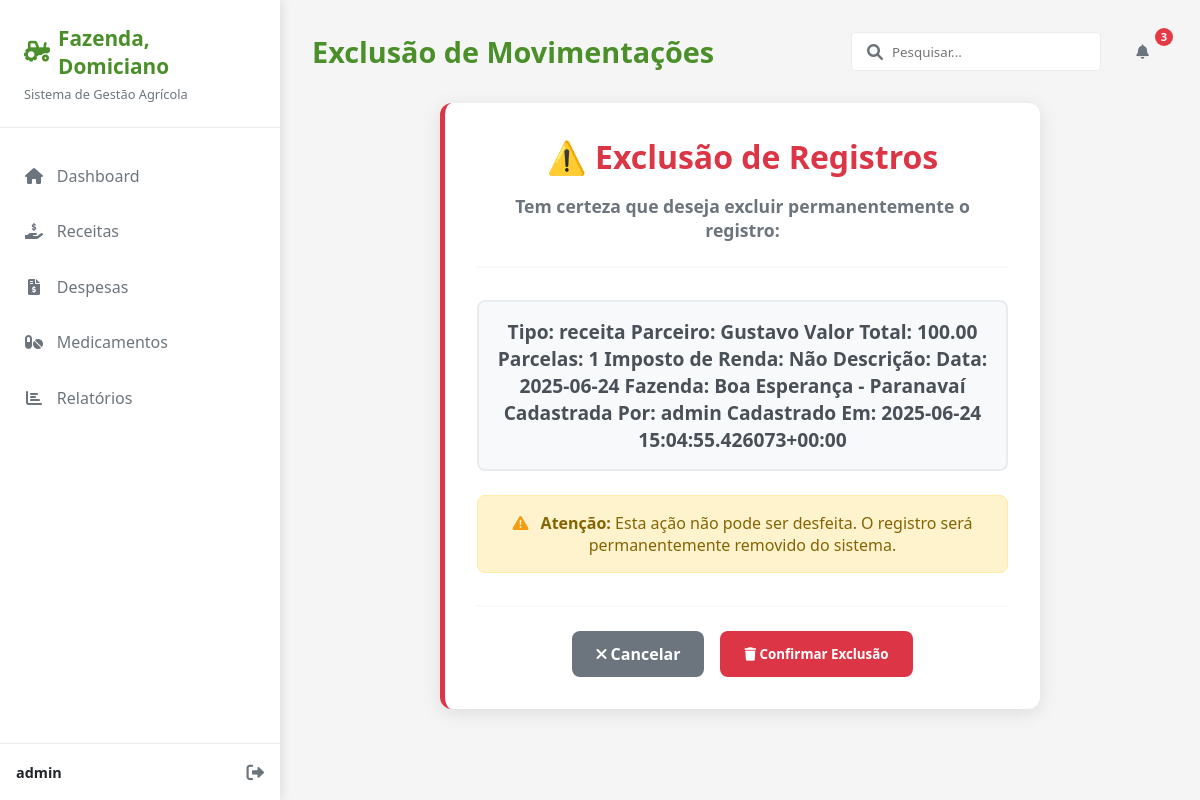
Before: /pagina_movimentacao/excluir/movimentacao/1/ (signed in) with the older database file.
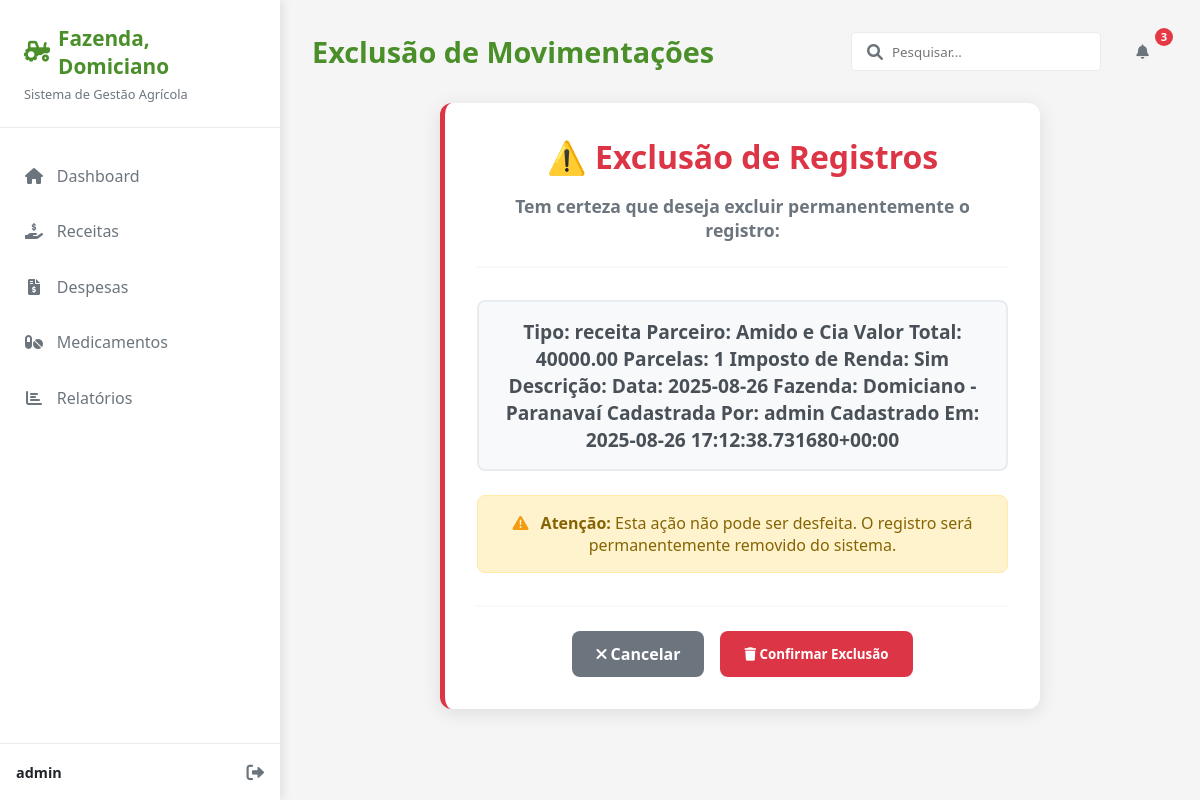
After: the same page with the newer database file.
### movimentacao/models.py (models this page shows)
class Movimentacao(models.Model):
    tipo = models.CharField(max_length=50, choices=[
        ('receita', 'Receita'),
        ('despesa', 'Despesa'),
    ])
    parceiros = models.ForeignKey(
        Parceiros,
        on_delete=models.CASCADE,
        verbose_name='Empresa Parceira',
    )
    categoria = models.ForeignKey(
        'Categoria',
        on_delete=models.CASCADE,
        verbose_name='Categoria da Movimentação'
    )
    valor_total = models.DecimalField(max_digits=10, decimal_places=2)
    parcelas = models.IntegerField(default=1)
    imposto_renda = models.BooleanField(default=False, verbose_name="Imposto de Renda [Sim/Não]", choices=[
        (True, 'Sim'),
        (False, 'Não'),
    ])
    descricao = models.TextField(blank=True, null=True, verbose_name="Descrição")
    data = models.DateField(verbose_name='Data da Movimentação')
    fazenda = models.ForeignKey(
        Fazenda,
        on_delete=models.CASCADE,
        verbose_name='Fazenda',
    )
    cadastrada_por = models.ForeignKey(User, on_delete=models.PROTECT, verbose_name='Cadastrado Por')
    cadastrado_em = models.DateTimeField(auto_now_add=True, verbose_name='Cadastrado Em')
    def __str__(self):
        return (
            f"Tipo: {self.tipo}\n"
            f"Parceiro: {self.parceiros}\n"
            f"Valor Total: {self.valor_total}\n"
            f"Parcelas: {self.parcelas}\n"
            f"Imposto de Renda: {'Sim' if self.imposto_renda else 'Não'}\n"
            f"Descrição: {self.descricao}\n"
            f"Data: {self.data}\n"
            f"Fazenda: {self.fazenda}\n"
            f"Cadastrada Por: {self.cadastrada_por}\n"
            f"Cadastrado Em: {self.cadastrado_em}"
        )
    class Meta:
        verbose_name_plural = 'Movimentações'
        ordering = ['-cadastrado_em']
        unique_together = ('tipo', 'parceiros', 'data', 'fazenda')

### perfis/models.py (models this page shows)
class Parceiros(models.Model):
    nome = models.CharField(max_length=100, verbose_name='Nome da Empresa Parceira')
    telefone = models.CharField(max_length=15, blank=True, null=True, verbose_name='Telefone')
    if_adicionais = models.TextField(blank=True, null=True, verbose_name='Informações Adicionais')
    email = models.EmailField(max_length=254, blank=True, null=True, verbose_name='E-mail')
    def __str__(self):
        return f"{self.nome}"
    class Meta:
        verbose_name = 'Parceiro'
        verbose_name_plural = 'Parceiros'
        ordering = ['nome']

class Fazenda(models.Model):
    usuarios = models.ManyToManyField(
        User,
        verbose_name='Usuário Responsável',
        related_name='fazendas'
    )
    nome = models.CharField(max_length=100)
    cidade = models.CharField(max_length=100, blank=True, null=True)
    descricao = models.TextField(blank=True, null=True)
    def __str__(self):
        return f"{self.nome} - {self.cidade}"
    class Meta:
        verbose_name = 'Fazenda'
        verbose_name_plural = 'Fazendas'
        ordering = ['nome']

### movimentacao/views.py (the view)
# urls.py: path('excluir/movimentacao/<int:pk>/', MovimentacaoDeleteView.as_view(), name='excluir_movimentacao'),
class MovimentacaoDeleteView(DeleteView):
    model = Movimentacao
    template_name = "formularios/formulario_excluir.html"
    success_url = reverse_lazy("pagina_index")
    extra_context = {
        "title": "Exclusão de Movimentações",
        "titulo_excluir": "Exclusão de Movimentações",
    }

### paginas/templates/formularios/formulario_excluir.html (shortened to what this page needs)
{% extends 'modelo.html' %}
{% load static %}
{% block css_especifico %}
<link rel="stylesheet" href="{% static 'css/form_exclusao.css' %}?v=1.0" />
{% endblock %}
{% block conteudo %}
<main class="main-content">
    <header class="content-header">
        <h1>{{titulo_excluir}}</h1>
        <div class="header-actions">
            <div class="search-box">
                <input type="text" placeholder="Pesquisar...">
                <i class="fas fa-search"></i>
            </div>
            <button class="btn btn-notification">
                <i class="fas fa-bell"></i>
                <span class="badge">3</span>
            </button>
        </div>
    </header>
{% endblock %}
{% block graficos %}
<div class="exclusao-container">
    <div class="exclusao-header">
        <h1 class="exclusao-title">⚠️ Exclusão de Registros</h1>
        <p class="exclusao-subtitle"><b>Tem certeza que deseja excluir permanentemente o registro:</b></p>
    </div>
    <div class="exclusao-object">
        {{ object }}
    </div>
    <div class="exclusao-warning">
        <i class="fas fa-exclamation-triangle"></i>
        <strong>Atenção:</strong> Esta ação não pode ser desfeita. O registro será permanentemente removido do sistema.
    </div>
    <form class="modelo-form" action="" method="POST">
        <div class="exclusao-actions">
            <a class="btn-exclusao btn-exclusao-secondary" href="{% url 'pagina_index' %}">
                <i class="fas fa-times"></i> Cancelar
            </a>
            <button type="submit" class="btn-exclusao btn-exclusao-danger">
                <i class="fas fa-trash"></i> Confirmar Exclusão
            </button>
        </div>
    </form>
</div>
{% endblock %}

Changed rows visible on the page:
changed Movimentacao: tipo+parceiros+valor_total "Tipo: receita Parceiro: Gustavo Valor Total: 100.00 Parcelas: 1 Imposto de Renda: Não Descrição: Data: 2025-06-24 Fazenda: Boa Esperança - Paranavaí Cadastrada Por: admin Cadastrado Em: 2025-06-24 15:04:55.426073+00:00" → "Tipo: receita Parceiro: Amido e Cia Valor Total: 40000.00 Parcelas: 1 Imposto de Renda: Sim Descrição: Data: 2025-08-26 Fazenda: Domiciano - Paranavaí Cadastrada Por: admin Cadastrado Em: 2025-08-26 17:12:38.731680+00:00"
